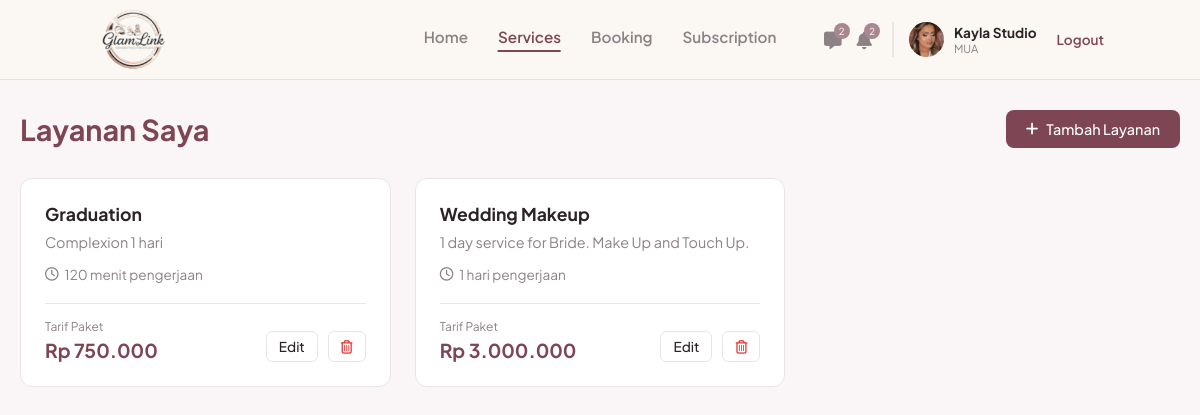
The page /mua/services.php (signed in) on the database its author committed.
### tables this page shows
CREATE TABLE `users` (
  `id_user` int(11) NOT NULL,
  `nama` varchar(100) NOT NULL,
  `email` varchar(100) NOT NULL,
  `nomor_telepon` varchar(20) DEFAULT NULL,
  `nama_brand` varchar(150) DEFAULT NULL,
  `bio` text DEFAULT NULL,
  `lokasi` varchar(150) DEFAULT NULL,
  `foto_profil` varchar(255) DEFAULT NULL,
  `password` varchar(255) NOT NULL,
  `role` enum('mua','pelanggan','admin') NOT NULL,
  `dibuat_pada` timestamp NOT NULL DEFAULT current_timestamp(),
  `status_verifikasi` enum('pending','approved','rejected') NOT NULL DEFAULT 'approved',
  `alasan_tolak` varchar(255) DEFAULT NULL
);

CREATE TABLE `services` (
  `id_service` int(11) NOT NULL,
  `id_mua` int(11) NOT NULL,
  `nama_layanan` varchar(150) NOT NULL,
  `kategori` varchar(100) DEFAULT NULL,
  `harga` decimal(10,2) NOT NULL,
  `durasi` varchar(50) DEFAULT NULL,
  `deskripsi` text DEFAULT NULL,
  `fasilitas` text DEFAULT NULL
);

### mua/services.php (the view, shortened to what this page needs)
<?php
require '../koneksi.php';
$id_mua = $_SESSION['id_user'];
$query_services = mysqli_query($koneksi, "SELECT * FROM services WHERE id_mua = '$id_mua' ORDER BY id_service DESC") or die('Error Services: ' . mysqli_error($koneksi));
$services = [];
if ($query_services) {
    while ($row = mysqli_fetch_assoc($query_services)) {
        $services[] = $row;
    }
}
?>
<!DOCTYPE html>
<html lang="id">
<head>
    <link rel="stylesheet" href="https://cdnjs.cloudflare.com/ajax/libs/font-awesome/6.4.0/css/all.min.css">
    <link rel="stylesheet" href="../assets/css/navbar.css">
    <link rel="stylesheet" href="../assets/css/mua_services.css">
</head>
<body>
    <?php include '../navbar.php'; ?>
    <main class="services-main">
        <div class="page-header">
            <h2>Layanan Saya</h2>
            <a href="tambah_layanan.php" class="btn-add-service" style="text-decoration:none;">
                <i class="fa-solid fa-plus"></i> Tambah Layanan
            </a>
        </div>
        <div class="services-grid">
            <?php if (count($services) > 0): ?>
                <?php foreach ($services as $srv): ?>
                    <div class="service-card">
                        <div class="service-content">
                            <h3><?php echo htmlspecialchars($srv['nama_layanan']); ?></h3>
                            <p class="service-category"><?php echo htmlspecialchars($srv['deskripsi'] ?? $srv['kategori']); ?></p>
                            <p class="service-duration">
                                <i class="fa-regular fa-clock"></i> <?php echo htmlspecialchars($srv['durasi']); ?> pengerjaan
                            </p>
                        </div>
                        <div class="service-footer">
                            <div class="price-container">
                                <span class="price-label">Tarif Paket</span>
                                <span class="price-value">Rp <?php echo number_format($srv['harga'], 0, ',', '.'); ?></span>
                            </div>
                            <div class="action-buttons">
                                <button class="btn-edit">Edit</button>
                                <button class="btn-delete"><i class="fa-regular fa-trash-can"></i></button>
                            </div>
                        </div>
                    </div>
                <?php endforeach; ?>
            <?php else: ?>
                <div class="empty-state">
                    <p>Anda belum menambahkan layanan apapun.</p>
                </div>
            <?php endif; ?>
        </div>
    </main>
</body>
</html>

### navbar.php (shortened to what this page needs)
<?php
$path_prefix = in_array(basename(dirname($_SERVER['PHP_SELF'])), ['mua', 'klien']) ? '../' : '';
$nav_logged_in = isset($_SESSION['status_login']) && $_SESSION['status_login'] == true;
$nav_role = isset($_SESSION['role']) ? $_SESSION['role'] : '';
if ($nav_logged_in && in_array($nav_role, ['mua', 'pelanggan']) && isset($koneksi)) {
    $id_mua_nav = $_SESSION['id_user'];
    $nav_query = mysqli_query($koneksi, "SELECT nama, nama_brand, foto_profil, status_verifikasi FROM users WHERE id_user = '$id_mua_nav'");
    $nav_profil = mysqli_fetch_assoc($nav_query);
}
?>
<header class="navbar">
    <div class="logo">
        <a href="<?php echo $path_prefix; ?>index.php">
            <img src="<?php echo $path_prefix; ?>assets/img/logo.png" alt="GlamLink">
        </a>
    </div>
    <?php if (!$nav_logged_in): ?>
        <div class="nav-links">
            <a href="<?php echo $path_prefix; ?>login.php" class="btn-text">Masuk</a>
            <a href="<?php echo $path_prefix; ?>login.php" class="btn-outline">Masuk Sebagai MUA</a>
            <a href="<?php echo $path_prefix; ?>register.php" class="btn-filled">Daftar</a>
        </div>
    <?php elseif ($nav_role == 'mua'): ?>
        <?php if (($nav_profil['status_verifikasi'] ?? 'approved') === 'approved'): ?>
        <div class="nav-menu-mua">
            <a href="<?php echo $path_prefix; ?>mua/index.php">Home</a>
            <a href="<?php echo $path_prefix; ?>mua/services.php">Services</a>
            <a href="<?php echo $path_prefix; ?>mua/booking.php">Booking</a>
            <a href="<?php echo $path_prefix; ?>mua/subscription.php">Subscription</a>
        </div>
        <?php endif; ?>
        <div class="nav-profile-mua">
            <div class="nav-icons">
                <a href="#" class="icon-btn"><i class="fa-solid fa-message"></i><span class="badge">2</span></a>
                <a href="#" class="icon-btn"><i class="fa-solid fa-bell"></i><span class="badge">2</span></a>
            </div>
            <div class="profile-info">
                <?php if(!empty($nav_profil['foto_profil'])): ?>
                    <img src="<?php echo $path_prefix; ?>assets/img/<?php echo htmlspecialchars($nav_profil['foto_profil']); ?>" alt="Profile">
                <?php else: ?>
                    <div style="width:35px;height:35px;background:#e0d8da;border-radius:50%;display:flex;align-items:center;justify-content:center;color:#fff;font-size:0.8rem;"><i class="fa-solid fa-user"></i></div>
                <?php endif; ?>
                <div class="profile-text">
                    <span class="brand-name"><?php echo htmlspecialchars($nav_profil['nama_brand'] ?? 'Nama Brand'); ?></span>
                    <span class="role-text"><?php echo ($nav_profil['status_verifikasi'] ?? 'approved') === 'approved' ? 'MUA' : 'Belum terverifikasi'; ?></span>
                </div>
            </div>
            <a href="<?php echo $path_prefix; ?>logout.php" class="logout-link">Logout</a>
        </div>
    <?php endif; ?>
</header>

### assets/css/navbar.css (style rules this page uses)
:root { --gl-primary: #7E4655; --gl-primary-dark: #623642; --gl-soft: #f0e6e9; }
.navbar { position: fixed; inset: 0 0 auto 0; height: 80px; display: flex; align-items: center; justify-content: space-between; padding: 0 8%; background-color: #FBF8F4; border-bottom: 1px solid #eadfe0; box-sizing: border-box; z-index: 1000; font-family: 'Plus Jakarta Sans', sans-serif; }
.navbar .logo { display: flex; align-items: center; }
.navbar .logo img { display: block; height: 60px; width: auto; }
.nav-menu-mua { display: flex; gap: 30px; font-weight: 600; font-size: 0.95rem; position: absolute; left: 50%; transform: translateX(-50%); }
.nav-menu-mua a { text-decoration: none; color: #8c8286; transition: 0.3s; font-family: 'Plus Jakarta Sans', sans-serif; }
.nav-menu-mua a:hover, .nav-menu-mua a.active { color: var(--gl-primary); }
.nav-menu-mua a.active { border-bottom: 2px solid var(--gl-primary); padding-bottom: 4px; }
.nav-profile-mua { display: flex; align-items: center; gap: 20px; }
.nav-icons { display: flex; gap: 15px; }
.nav-icons .icon-btn { position: relative; color: #8c8286; font-size: 1.1rem; text-decoration: none; }
.nav-icons .badge { position: absolute; top: -6px; right: -8px; background-color: #A98790; color: white; font-size: 0.6rem; padding: 2px 5px; border-radius: 50%; }
.profile-info { display: flex; align-items: center; gap: 10px; border-left: 2px solid #eae5e3; padding-left: 15px; }
.profile-info img { width: 35px; height: 35px; border-radius: 50%; object-fit: cover; }
.profile-text { display: flex; flex-direction: column; }
.profile-text .brand-name { font-weight: 700; color: #2b2326; font-size: 0.85rem; }
.profile-text .role-text { font-size: 0.7rem; color: #8c8286; }
.logout-link { color: var(--gl-primary); font-size: 0.85rem; text-decoration: none; font-weight: 600; }

### assets/css/mua_services.css (style rules this page uses)
body { background-color: #FAF5F6; font-family: 'Plus Jakarta Sans', sans-serif; margin: 0; }
.services-main { max-width: 1200px; margin: 0 auto; padding: 110px 20px 40px 20px; font-family: 'Plus Jakarta Sans', sans-serif; }
.page-header { display: flex; justify-content: space-between; align-items: center; margin-bottom: 30px; }
.page-header h2 { color: #7E4655; font-size: 1.8rem; margin: 0; }
.btn-add-service { background-color: #7E4655; color: white; border: none; padding: 10px 20px; border-radius: 8px; font-weight: 500; font-size: 0.9rem; cursor: pointer; display: flex; align-items: center; gap: 8px; transition: 0.2s; }
.services-grid { display: grid; grid-template-columns: repeat(3, 1fr); gap: 24px; }
.service-card { background-color: #ffffff; border: 1px solid #eae5e3; border-radius: 12px; padding: 24px; display: flex; flex-direction: column; justify-content: space-between; }
.service-content h3 { margin: 0 0 8px 0; color: #2b2326; font-size: 1.1rem; }
.service-category { color: #8c8286; font-size: 0.9rem; margin: 0 0 15px 0; }
.service-duration { color: #8c8286; font-size: 0.85rem; margin: 0 0 20px 0; display: flex; align-items: center; gap: 6px; }
.service-footer { border-top: 1px solid #eae5e3; padding-top: 15px; display: flex; justify-content: space-between; align-items: flex-end; }
.price-container { display: flex; flex-direction: column; gap: 4px; }
.price-label { color: #8c8286; font-size: 0.75rem; }
.price-value { color: #7E4655; font-size: 1.2rem; font-weight: 700; }
.action-buttons { display: flex; gap: 10px; }
.btn-edit, .btn-delete { background-color: #ffffff; border: 1px solid #eae5e3; border-radius: 6px; padding: 6px 12px; font-size: 0.85rem; cursor: pointer; font-family: inherit; transition: 0.2s; }
.btn-edit { color: #2b2326; font-weight: 500; }
.btn-delete { color: #E23636; }

### rows shown on the page
users: foto_profil (picture), nama_brand "Kayla Studio"
services: nama_layanan "Graduation", deskripsi "Complexion 1 hari", durasi "120 menit", harga "750.000"
services: nama_layanan "Wedding Makeup", deskripsi "1 day service for Bride. Make Up and Touch Up.", durasi "1 hari", harga "3.000.000"
